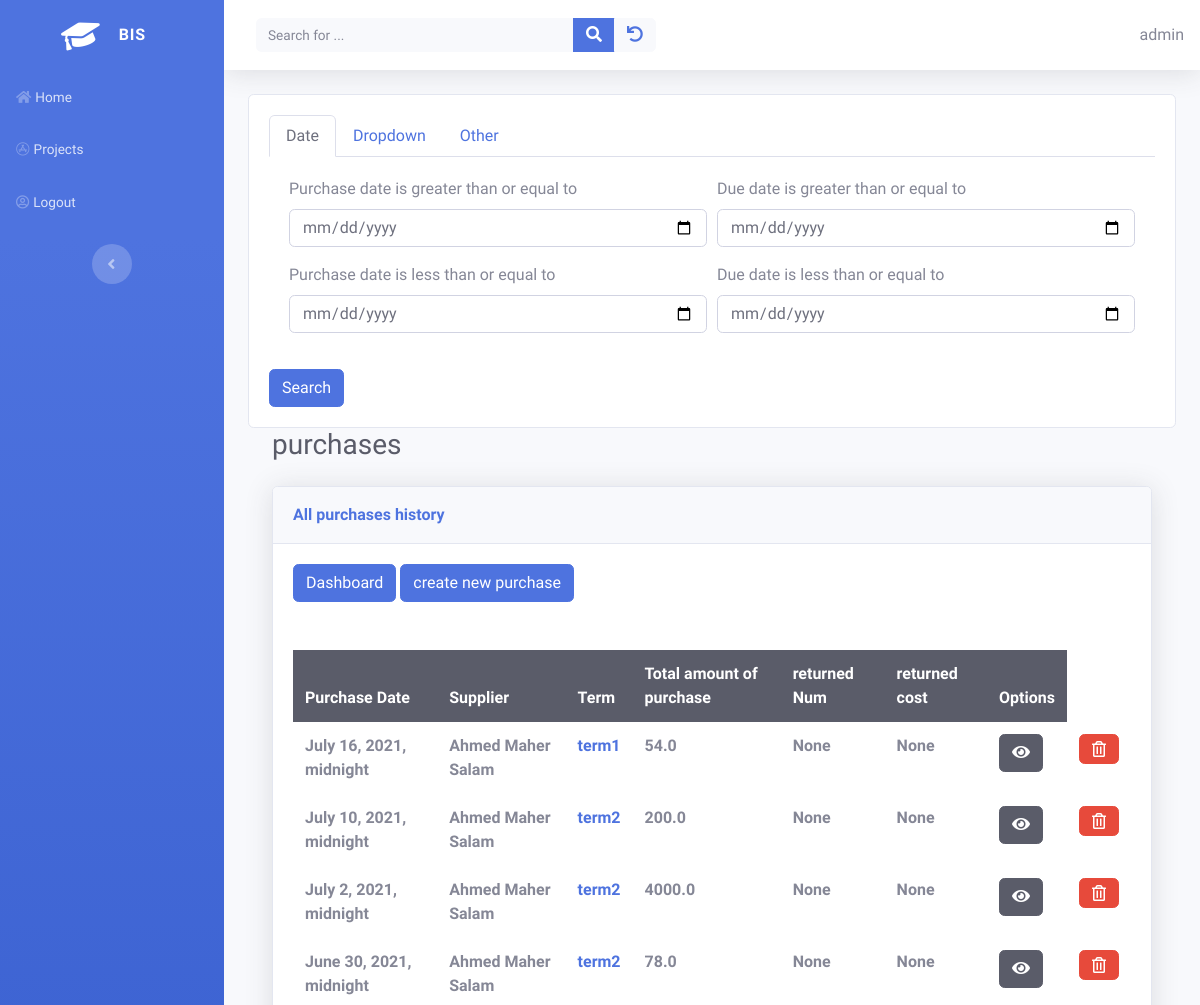
The app's page /inventory/list_purchase (signed in, upper part), older data.
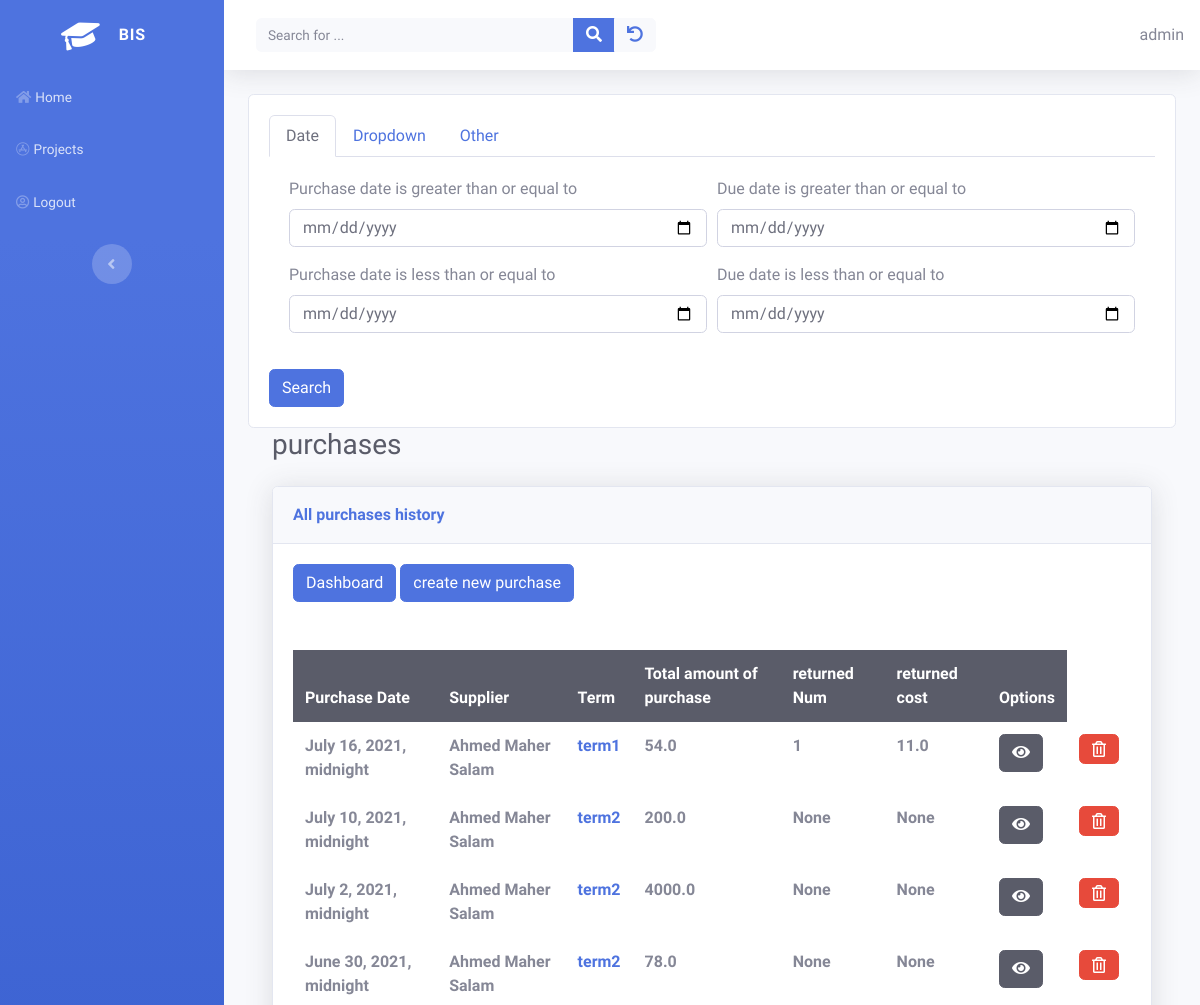
The same page, newer data.
### inventory/models.py (models this page shows, shortened)
class DueDateMixin:
    def check_due_date(self):
        """
        retrun due date if user don't specify it's directly and used terms instead
        """
        if self.due_date:
            return self.due_date
        else:
            if self.term.terms == PaymentSalesTerm.Term.DAYS.value:
                return self.purchase_date + timezone.timedelta(days=self.term.num_of_days_due)
            elif self.term.terms == PaymentSalesTerm.Term.END_OF_MONTH.value:
                return timezone.datetime(
                    year = self.purchase_date.year ,
                    month = self.purchase_date.month ,
                    day = calendar.monthrange(
                            year= self.purchase_date.year ,
                            month = self.purchase_date.month
                    )[1]
                )
            elif self.term.terms == PaymentSalesTerm.Term.NEXT_MONTH.value:
                if self.purchase_date.month == 12:
                    return timezone.datetime(
                            year = self.purchase_date.year + 1 ,
                            month = 1 ,
                            day = self.purchase_date.day
                )
                else:
                    return timezone.datetime(
                        year = self.purchase_date.year ,
                        month = self.purchase_date.month + 1,
                        day = self.purchase_date.day
                    )

class PurchaseInventory(DueDateMixin, models.Model):
    class Status(models.IntegerChoices):
        UNPAID = 0 , _("UNPAID")
        PAID = 1 , _("PAID")
    status = models.IntegerField(choices=Status.choices)
    owner = models.ForeignKey(get_user_model(), on_delete=models.CASCADE)
    purchase_date = models.DateTimeField()
    due_date = models.DateField(
        help_text="optional if you want to specify it by yourself",
        null = True ,
        blank = True,
    )
    supplier = models.ForeignKey(Supplier, on_delete=models.CASCADE)
    term = models.ForeignKey(PaymentSalesTerm, on_delete=models.CASCADE)
    frieght_in = models.FloatField(default=0)
    num_returend = models.IntegerField(blank=True, null=True, default=0)
    cost_returned =  models.FloatField(blank=True, null=True, default=0)
    total_purchases = models.FloatField(blank=True, null=True)
    net_purchases = models.FloatField(blank=True, null=True)
    total_amount_paid = models.FloatField(blank=True, null=True, default=0)
    allowance = models.FloatField(blank=True, null=True, default=0)
    objects = models.Manager() # the default_managers
    purchases = PurchaseManager()

class PaymentSalesTerm(models.Model):
    class Term(models.IntegerChoices):
        CASH = 0 , _("Pay CASH")
        ON_DEMAND = 1 , _("Cash On Demand")
        DAYS = 2, _("Due in number of days")
        END_OF_MONTH = 3,_("Due at the end of month")
        NEXT_MONTH = 4,_("Due on the next Month")
        OTHER = 5, _("let me specify the due date DD-MM-YYY")
    class PAY_METHOD(models.IntegerChoices):
        CASH = 1
        ACCOUNTS_PAYABLE = 2
    owner = models.ForeignKey(get_user_model(), on_delete=models.CASCADE)
    config = models.CharField(
        max_length=100,
        help_text="Specify name for this setting"
        )
    terms = models.IntegerField(choices=Term.choices , default=Term.CASH , blank=False)
    num_of_days_due = models.PositiveSmallIntegerField(
        help_text="in case of you want to specify number of days due"
    )
    discount_in_days = models.PositiveSmallIntegerField(
        validators=[MaxValueValidator(32)] ,
        null = True,
        blank = True
    )
    discount_percentage = models.FloatField(
        help_text="Enter discount like this 5%>>will be  5 not 0.05",
    )
    cash_account =  models.ForeignKey('sole_proprietorship.Accounts',on_delete=models.CASCADE , related_name='payment_sales_term_cash_account')
    accounts_payable =models.ForeignKey('sole_proprietorship.Accounts',on_delete=models.CASCADE , related_name='payment_sales_term_accounts_payable_account')
    freight_in_account = models.ForeignKey('sole_proprietorship.Accounts',
                                    on_delete=models.CASCADE,
                                    related_name='freight_in_account',
                                    help_text='choose A/p or Cash to determine if you paid this cost cash or not')
    freight_out_account = models.ForeignKey('sole_proprietorship.Accounts',
        on_delete= models.CASCADE,
        help_text = 'choose frieght out expense account',
        related_name = 'freight_out_account'
    )
    pay_freight_out = models.IntegerField(choices=PAY_METHOD.choices,
        help_text = 'How You will pay frieht-out?',
    )
    COGS =  models.ForeignKey('sole_proprietorship.Accounts',
    on_delete=models.CASCADE,
    help_text='Select Cost of goods sold Account',
    related_name = 'COGS'
    )
    sales_revenue = models.ForeignKey('sole_proprietorship.Accounts',
        on_delete=models.CASCADE,
        help_text='Select Sales revenue account',
        related_name = 'sales_revenue'
    )
    accounts_receivable = models.ForeignKey('sole_proprietorship.Accounts',
        on_delete=models.CASCADE,
        help_text='Select Accounts receivable account',
        related_name = 'accounts_receivable'
    )
    def __str__(self):
        return self.config

### suppliers/models.py (models this page shows)
class Supplier(models.Model):
    owner = models.ForeignKey(get_user_model(), on_delete=models.CASCADE)
    first_name  = models.CharField(max_length=50)
    last_name   = models.CharField(max_length=50)
    middle_name = models.CharField(max_length=50 , blank=True , null=False , default=" ")
    @property
    def full_name(self):
        return '%s %s %s' % (self.first_name, self.middle_name , self.last_name)
    def __str__(self):
        return self.full_name

### inventory/views.py (the view)
# urls.py: path('list_purchase' , views.ListPurchaseInventoryView.as_view() , name="list_purchase") ,
class ListPurchaseInventoryView(LoginRequiredMixin, FilterContextMixin, FilterView):
    model = PurchaseInventory
    template_name = "inventory/purchase_list.html"
    paginate_by = 30
    ordering = ["-purchase_date"]
    filterset_class = PurchaseFilter
    helper = PurchaseFilterHelper()
    def get_queryset(self):
        qs = super().get_queryset().filter(owner=self.request.user).all()
        print('query', qs.query)
        return qs

### inventory/views.py (called while the page is built)
    def get_context_data(self, **kwargs):
        ctx = super().get_context_data(**kwargs)
        ctx['helper'] = self.helper
        return ctx

### inventory/templates/inventory/purchase_list.html (shortened to what this page needs)
{% extends "home/base.html" %}
{% load static %}
{% block content %}
{% include 'home/filter_form.html' %}
   <div class="container-fluid">
    <h3 class="text-dark mb-4">purchases</h3>
    <div class="card shadow">
        <div class="card-header py-3">
            <p class="text-primary m-0 font-weight-bold">All purchases history</p>
        </div>
        <div class="card-body">
            <a href="{% url 'inventory:purchases_dashboard' %}">
              <button class="btn btn-primary">Dashboard</button>
            </a>
            <a href="{% url 'inventory:create_purchase' %}">
                <button class="btn btn-primary">create new purchase</button>
            </a>
        </div>
        <div class="card-body">
            <div class="table-responsive table mt-2" id="dataTable" role="grid" aria-describedby="dataTable_info">
                <table class="table table-hover table-borderless" id="mydataTable">
                    <thead class="table-dark">
                        <tr>
                            <th>Purchase Date</th>
                            <th>Supplier</th>
                            <th>Term</th>
                            <th>Total amount of purchase</th>
                            <th>returned Num</th>
                            <th>returned cost</th>
                            <th>Options</th>
                        </tr>
                    </thead>
                    <tbody>
                            {% if purchaseinventory_list %}
                            {% for purchase in purchaseinventory_list %}
                            <tr>
                                <td><strong>{{ purchase.purchase_date }}</strong></td>
                                <td><strong>{{ purchase.supplier}}</strong></td>
                                <td>
                                    <strong>
                                        <a href="{% url "inventory:list_term"%}" target="blank">{{ purchase.term}}</a>
                                    </strong>
                                </td>
                                <td><strong>{{ purchase.total_purchases }}</strong></td>
                                <td><strong>{{ purchase.num_returend }}</strong></td>
                                <td><strong>{{ purchase.cost_returned }}</strong></td>
                                <td><a href="{% url "inventory:detail_purchase" purchase.pk %}" target="_blank"><button class="btn btn-dark" type="button"><i class="fa fa-eye"></i></button></a></td>
                                <td>
                                    <a href="{% url 'inventory:delete_purchase' purchase.id %}">
                                        <button type="button" class="btn btn-danger"><i class="far fa-trash-alt d-xl-flex justify-content-xl-center align-items-xl-center"></i></button>
                                    </a>
                                </td>
                            </tr>
                            {% endfor %}
                          {% else %}
                            <p>There are no accounts in the database.</p>
                          {% endif %}
                    </tbody>
                </table>
            </div>
            {% load sole_proprietorship_extras %}
        </div>
    </div>
{% endblock %}

Row changes from the older to the newer data that the page shows:
changed PurchaseInventory "July 16, 2021, midnight": num_returend "None" → "1"; cost_returned "None" → "11.0"
